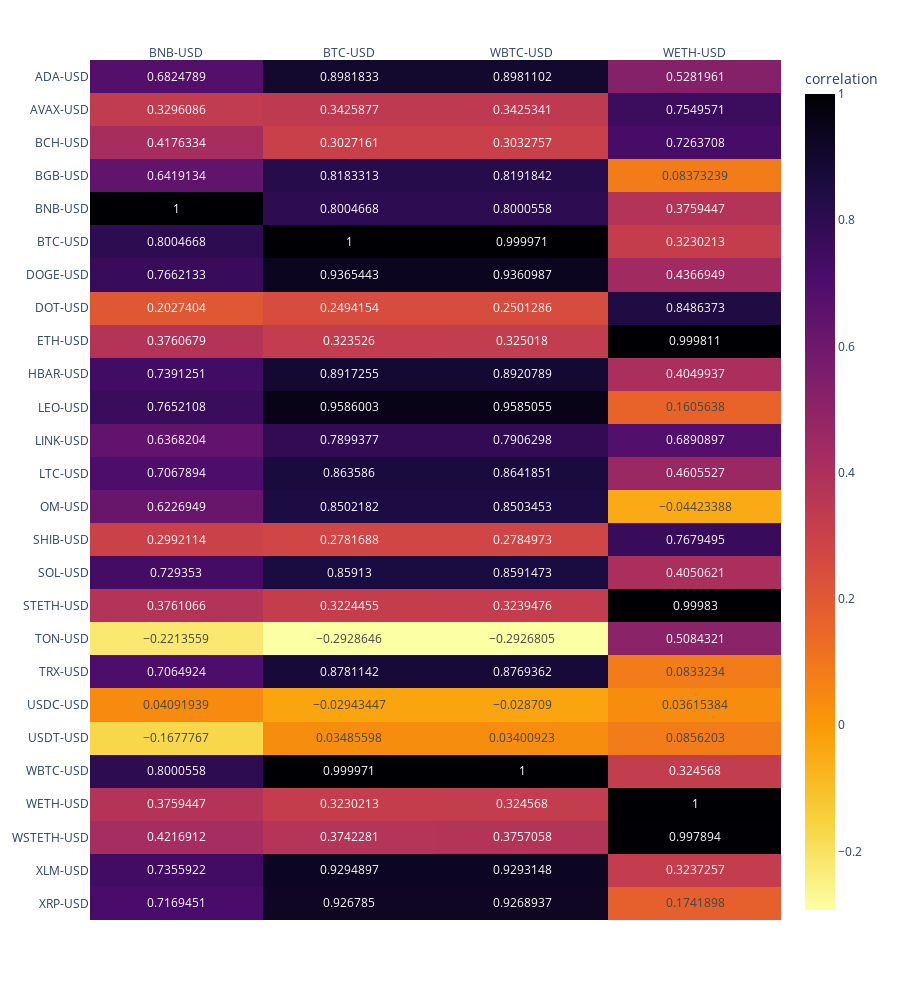

This figure's notebook cell:
### Markdown cell above
## Analyse correlations

### Code cell
def analyse_correlations(data, crypto_cluster_representatives):
    """
    Analyse correlations between selected coins and all cryptos in the dataset
    
    Args
        data (pandas.DataFrame): dataset of all coins and their closing prices
        crypto_cluster_representatives (list):
                                 list of selected coins
    Returns
        DataFrame: Correlation matrix
    """
    # get column names for representatives - should match but best to extract from the dataset
    representative_col_names = [col for col in data.columns if any(rep.lower() in col.lower() for rep in crypto_cluster_representatives)]
    print("representative coins found in dataset:\n",representative_col_names)
    # calculate the correlation matrix for the entire close dataset
    corr_matrix = data.corr()
    # extract the correlations for the selected coins
    representatives_correlation_matrix = corr_matrix[representative_col_names]
    # plot correlation heatmap
    fig = px.imshow(
        representatives_correlation_matrix,
        labels=dict(color="correlation"),
        color_continuous_scale="Inferno_r",
        text_auto=True,
        aspect='auto',
        height=1000,
    )
    fig.update_xaxes(side='top')
    fig.show()
    return representatives_correlation_matrix
# use the scatter plot in the above cell to pick a coin from each cluster group.
selected_coins = ['BNB', 'BTC-USD', 'WETH']

selected_coin_corr = analyse_correlations(data, selected_coins)

### Figure 1 — Plotly figure (JSON) as saved in the notebook; plotly's stock layout.template omitted (floating-point values rounded to 4 significant figures)
{"data": [{"coloraxis": "coloraxis", "hovertemplate": "x: %{x}<br>y: %{y}<br>correlation: %{z}<extra></extra>", "name": "0", "texttemplate": "%{z}", "type": "heatmap", "x": ["BNB-USD", "BTC-USD", "WBTC-USD", "WETH-USD"], "xaxis": "x", "y": ["ADA-USD", "AVAX-USD", "BCH-USD", "BGB-USD", "BNB-USD", "BTC-USD", "DOGE-USD", "DOT-USD", "ETH-USD", "HBAR-USD", "LEO-USD", "LINK-USD", "LTC-USD", "OM-USD", "SHIB-USD", "SOL-USD", "STETH-USD", "TON-USD", "TRX-USD", "USDC-USD", "USDT-USD", "WBTC-USD", "WETH-USD", "WSTETH-USD", "XLM-USD", "XRP-USD"], "yaxis": "y", "z": [[0.6825, 0.8982, 0.8981, 0.5282], [0.3296, 0.3426, 0.3425, 0.755], [0.4176, 0.3027, 0.3033, 0.7264], [0.6419, 0.8183, 0.8192, 0.08373], [1.0, 0.8005, 0.8001, 0.3759], [0.8005, 1.0, 1.0, 0.323], [0.7662, 0.9365, 0.9361, 0.4367], [0.2027, 0.2494, 0.2501, 0.8486], [0.3761, 0.3235, 0.325, 0.9998], [0.7391, 0.8917, 0.8921, 0.405], [0.7652, 0.9586, 0.9585, 0.1606], [0.6368, 0.7899, 0.7906, 0.6891], [0.7068, 0.8636, 0.8642, 0.4606], [0.6227, 0.8502, 0.8503, -0.04423], [0.2992, 0.2782, 0.2785, 0.7679], [0.7294, 0.8591, 0.8591, 0.4051], [0.3761, 0.3224, 0.3239, 0.9998], [-0.2214, -0.2929, -0.2927, 0.5084], [0.7065, 0.8781, 0.8769, 0.08332], [0.04092, -0.02943, -0.02871, 0.03615], [-0.1678, 0.03486, 0.03401, 0.08562], [0.8001, 1.0, 1.0, 0.3246], [0.3759, 0.323, 0.3246, 1.0], [0.4217, 0.3742, 0.3757, 0.9979], [0.7356, 0.9295, 0.9293, 0.3237], [0.7169, 0.9268, 0.9269, 0.1742]]}], "layout": {"coloraxis": {"colorbar": {"title": {"text": "correlation"}}, "colorscale": [[0, "#fcffa4"], [0.1111, "#f7d13d"], [0.2222, "#fb9b06"], [0.3333, "#ed6925"], [0.4444, "#cf4446"], [0.5556, "#a52c60"], [0.6667, "#781c6d"], [0.7778, "#4a0c6b"], [0.8889, "#1b0c41"], [1, "#000004"]]}, "height": 1000, "margin": {"t": 60}, "xaxis": {"anchor": "y", "domain": [0, 1], "side": "top"}, "yaxis": {"anchor": "x", "autorange": "reversed", "domain": [0, 1]}}}
